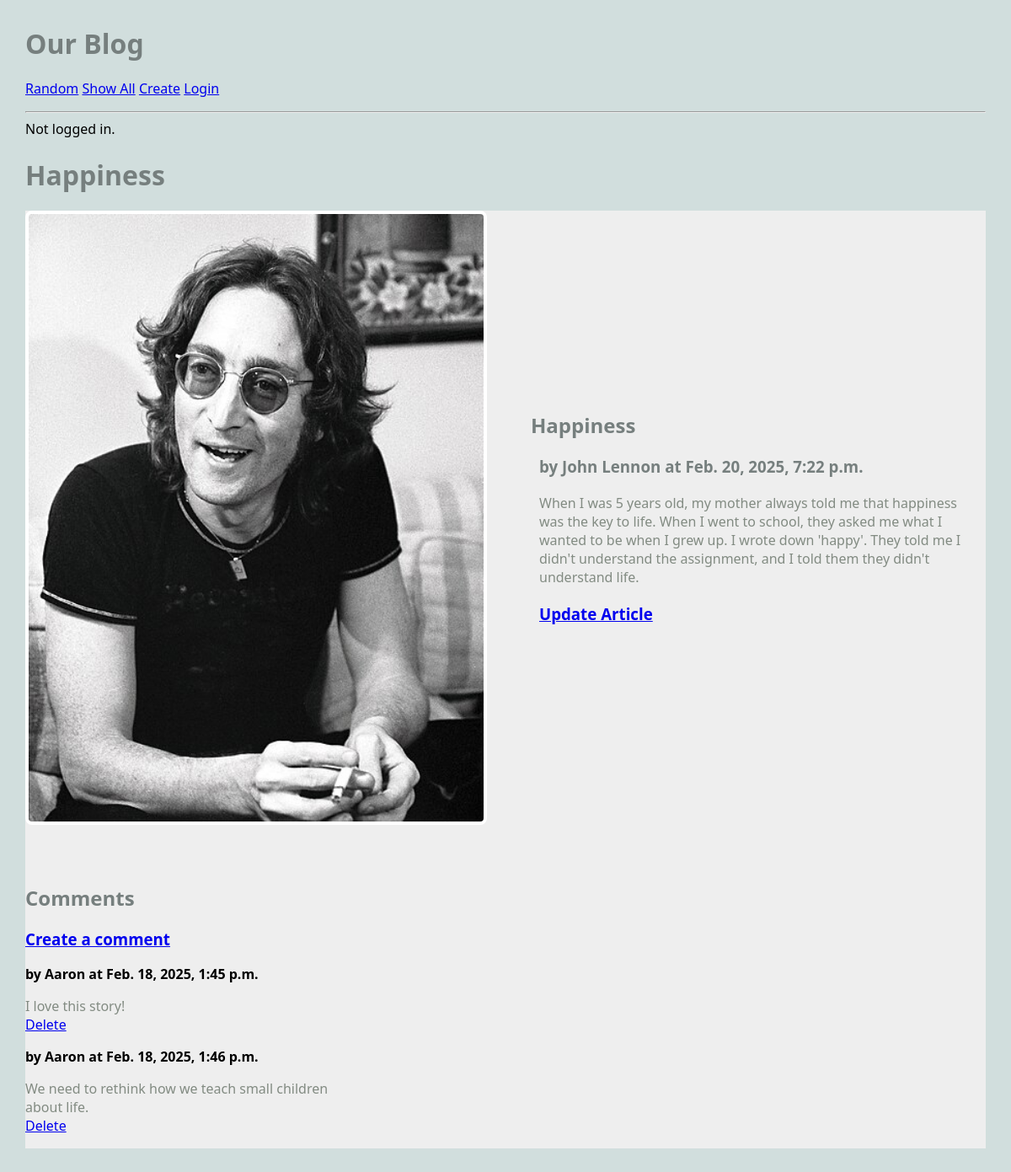
/blog/article/1, run on an earlier commit of the app's database.
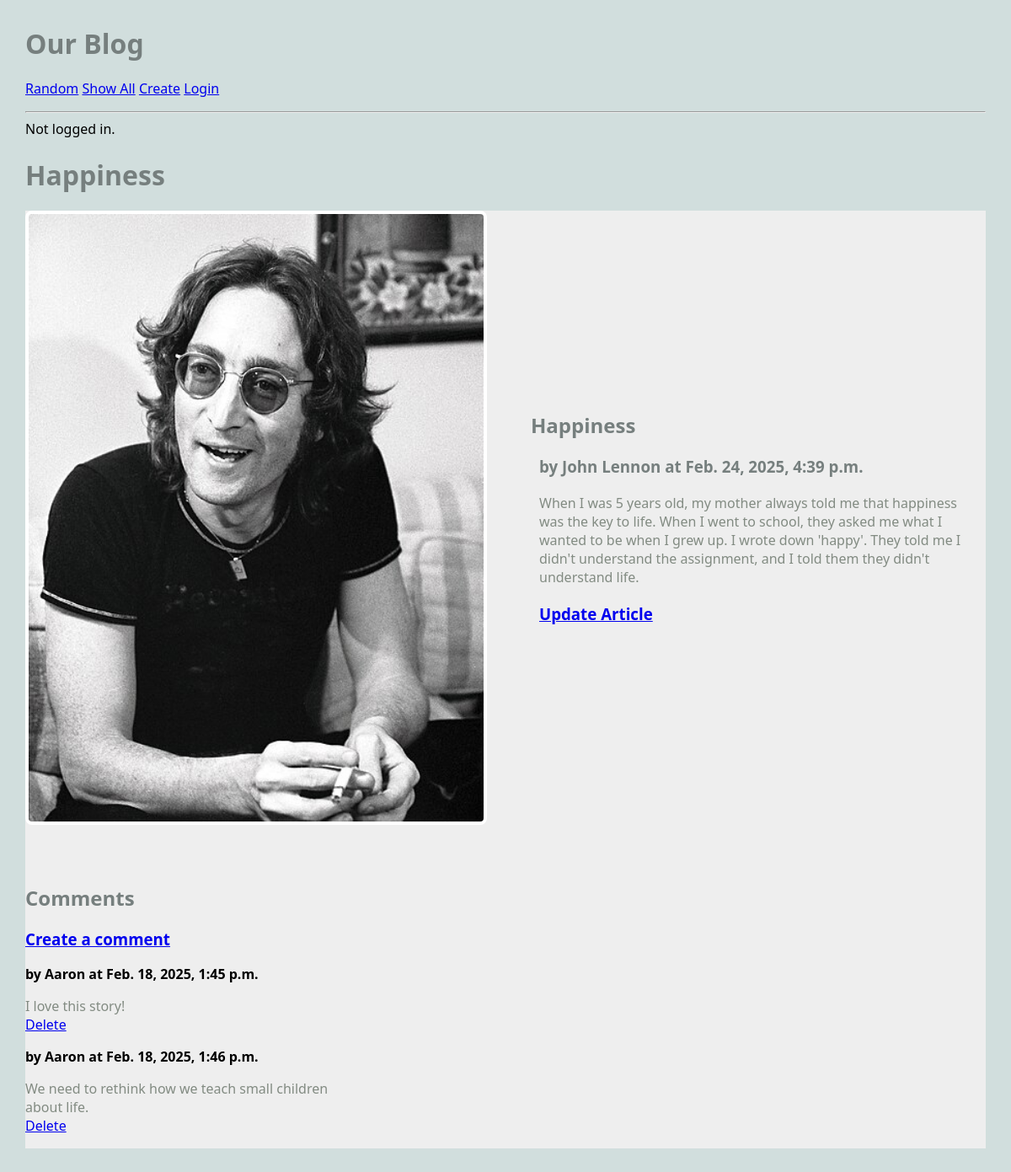
And on a later commit of the database.
### blog/models.py (models this page shows, shortened)
class Article(models.Model):
    title = models.TextField(blank=True)
    author = models.TextField(blank=True)
    text = models.TextField(blank=True)
    published = models.DateTimeField(auto_now=True)
    image_file = models.ImageField(blank=True) # an actual image
    user = models.ForeignKey(User, on_delete=models.CASCADE) ## NEW
    def get_all_comments(self):
        comments = Comment.objects.filter(article=self)
        return comments

### blog/views.py (the view)
# urls.py: path('article/<int:pk>', ArticleView.as_view(), name='article'),
class ArticleView(DetailView):
    model = Article
    template_name = "blog/article.html"
    context_object_name = "article" # note singular variable name

### blog/models.py (called while the page is built)
    def __str__(self):
        return f'{self.text}'

### blog/templates/blog/article.html
{% extends 'blog/base.html' %}
{% block content %}
<h1>{{article.title}}</h1>
<main class="grid-container">
    <article class="featured">
        {% if article.image_file %}
        <img src="{{article.image_file.url}}" alt="">
        {% else %}
        <h3>No image</h3>
        {% endif %}
        <div>
            <h2>{{article.title}}</h2>
            <h3>by {{article.author}} at {{article.published}}</h3>
            <p>
                {{article.text}}
            </p>
            <h3>
                <a href="{% url 'update_article' article.pk %}">Update Article</a>
            </h3>
        </div>
    </article>
    <div>
        <h2>Comments</h2>
        <h3>
            <a href="{% url 'create_comment' article.pk %}">Create a comment</a>
        </h3>
        {% for comment in article.get_all_comments %}
            <div>
                <strong>by {{comment.author}} at {{comment.published}}</strong>
                <p>
                    {{comment.text}}
                    <br>
                    <a href="{% url 'delete_comment' comment.pk %}">Delete</a>
                </p>
            </div>
        {% endfor %}
    </div>
</main>
{% endblock %}

What changed in the data, as far as the page shows it:
changed Article "Happiness": published "Feb. 20, 2025, 7:22 p.m." → "Feb. 24, 2025, 4:39 p.m."
